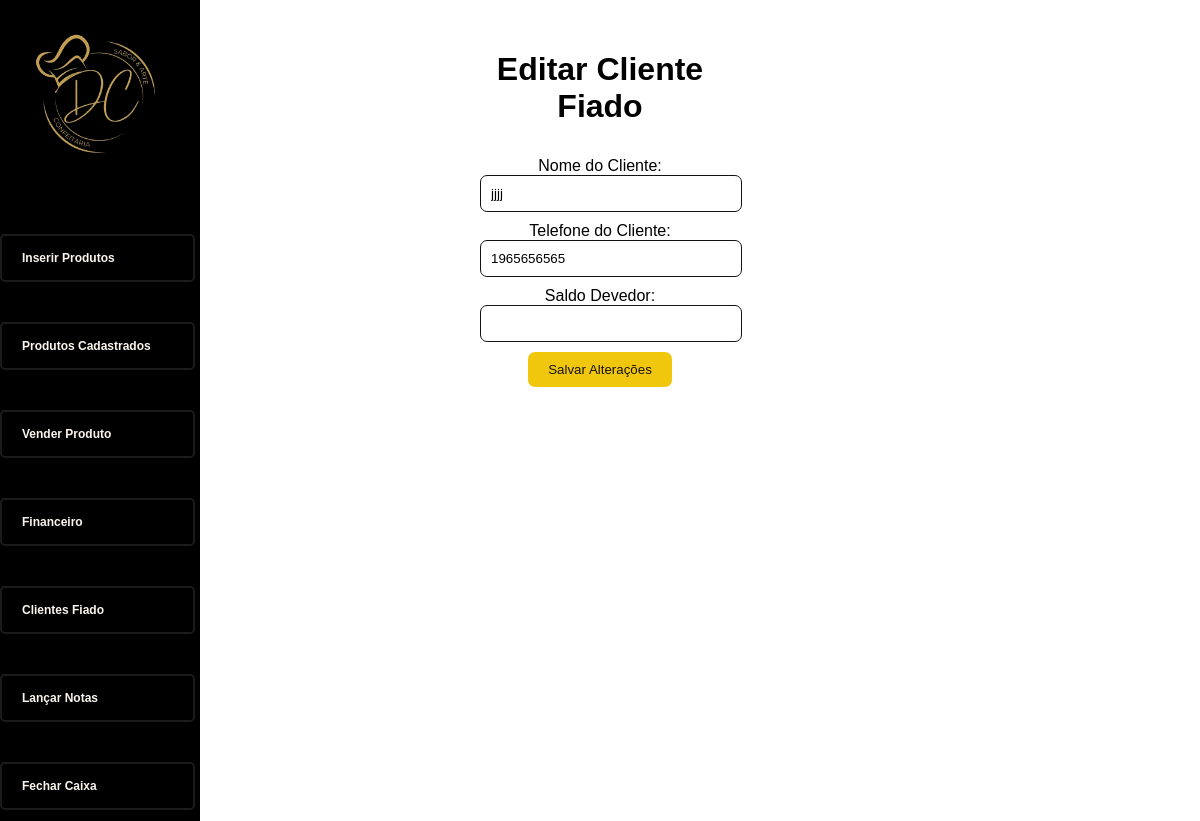
/updates/update_fiado.php?id=19 (signed in), run on an earlier commit of the app's database.
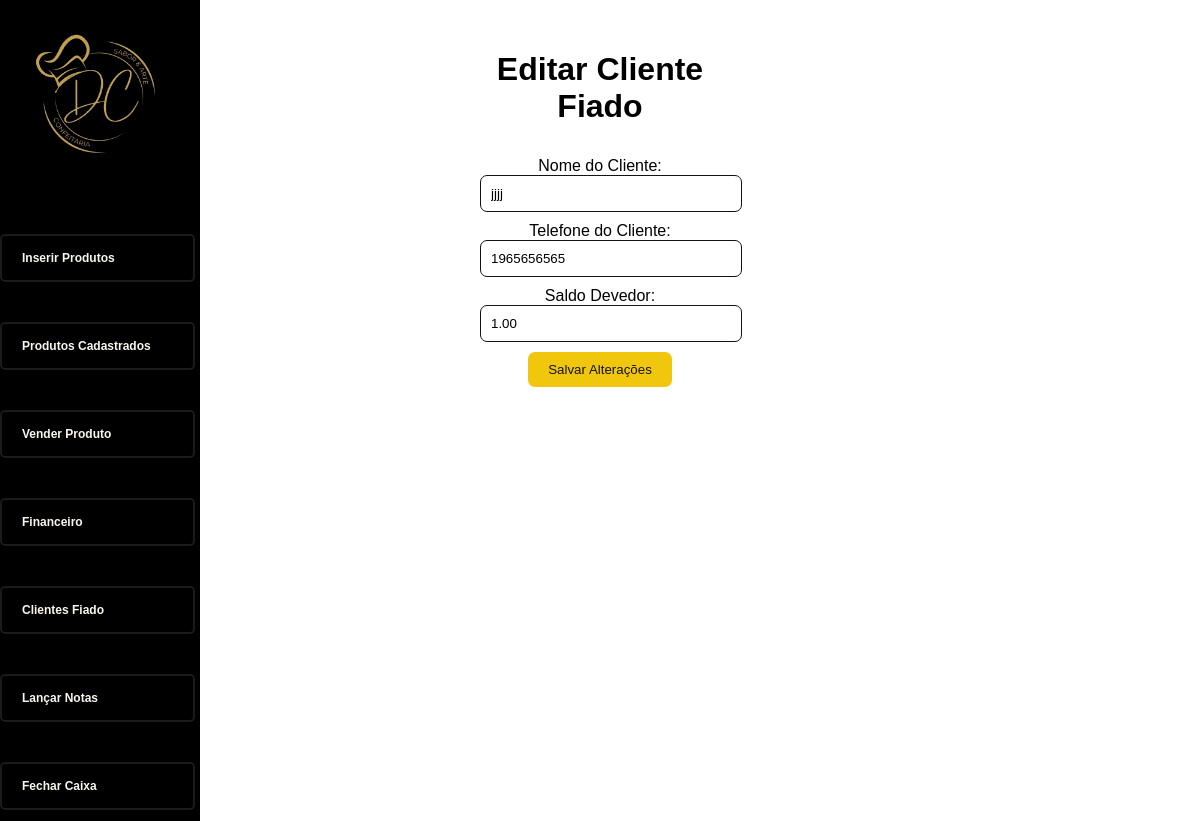
And on a later commit of the database.
### tables this page shows
CREATE TABLE `clientes_fiados` (
  `id` int(11) NOT NULL,
  `nome` varchar(255) NOT NULL,
  `telefone` varchar(20) NOT NULL,
  `saldo_devedor` decimal(10,2) DEFAULT NULL
);

### Class/database.php (called while the page is built, shortened)
<?php
class Database {
    private $hostname;
    private $bancodedados;
    private $usuario;
    private $senha;
    public function __construct($hostname, $bancodedados, $usuario, $senha) {
        $this->hostname = $hostname;
        $this->bancodedados = $bancodedados;
        $this->usuario = $usuario;
        $this->senha = $senha;
    }
    public function conectar() {
        $this->conexao = new mysqli($this->hostname, $this->usuario, $this->senha, $this->bancodedados);
    }
}
?>

### updates/update_fiado.php (the view, shortened to what this page needs)
<?php
$database = new Database("localhost", "dario", "root", "");
$database->conectar();
if (!empty($_GET['id'])) {
    $id = $_GET['id'];
    $sqlSelect = "SELECT * FROM clientes_fiados WHERE id=?";
    $stmt = $database->conexao->prepare($sqlSelect);
    $stmt->bind_param("i", $id);
    $stmt->execute();
    $result = $stmt->get_result();
    if ($result->num_rows > 0) {
        $cliente = $result->fetch_assoc();
    } else {
        echo "Cliente não encontrado.";
        exit;
    }
} else {
    echo "ID do cliente não especificado.";
    exit;
}
?>
<!DOCTYPE html>
<html lang="pt-BR">
<head>
    <link rel="stylesheet" href="style.css">
</head>
<body class="menusDel">
    <div class="top-inserir">
        <div class="menu-php">
            <div class="inserir-logo-img">
                <img src="imgs/Logo_semFundo.png" width="150px" alt="Logo da Confeitaria">
            </div>
            <nav class="nav-inserir-produtos">
                <ul>
                    <li><a href="inserir_produtos.php">Inserir Produtos</a></li>
                    <li><a href="produtos_cadastrados.php">Produtos Cadastrados</a></li>
                    <li><a href="vendas.php">Vender Produto</a></li>
                    <li><a href="financeiro.php">Financeiro</a></li>
                    <li><a href="clientes_fiados.php">Clientes Fiado</a></li>
                    <li><a href="lancar_nota.php">Lançar Notas</a></li>
                    <li><a href="logout.php">Fechar Caixa</a></li>
                </ul>
            </nav>
        </div>
        <div class="container-edit">
            <form id="edit-form" action="update_fiado.php" method="post">
                <h1 class="edit-title">Editar Cliente Fiado</h1>
                <label for="nome" class="edit-label">Nome do Cliente:</label>
                <input type="text" name="nome" id="nome" value="<?php echo htmlspecialchars($cliente['nome']); ?>" class="edit-input">
                <label for="telefone" class="edit-label">Telefone do Cliente:</label>
                <input type="tel" name="telefone" id="telefone" value="<?php echo htmlspecialchars($cliente['telefone']); ?>" class="edit-input">
                <label for="saldo_devedor" class="edit-label">Saldo Devedor:</label>
                <input type="text" name="saldo_devedor" id="saldo_devedor" value="<?php echo htmlspecialchars($cliente['saldo_devedor']); ?>" class="edit-input">
                <button type="submit" class="edit-button">Salvar Alterações</button>
            </form>
        </div>
    </div>
</body>
</html>

What changed in the data, as far as the page shows it:
changed clientes_fiados "jjjj": saldo_devedor (not shown) → "1.00"
